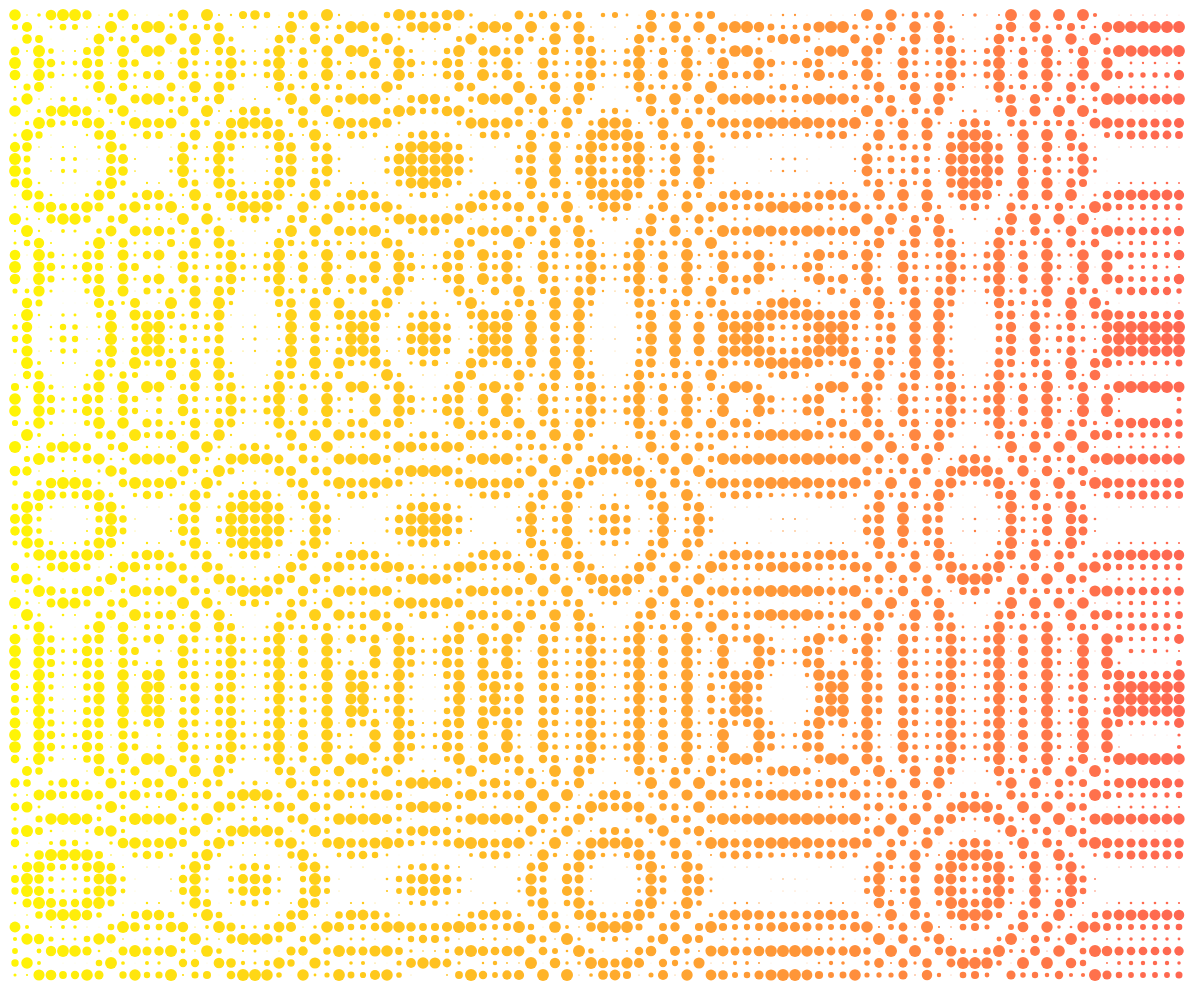
Frame 1 (no input)
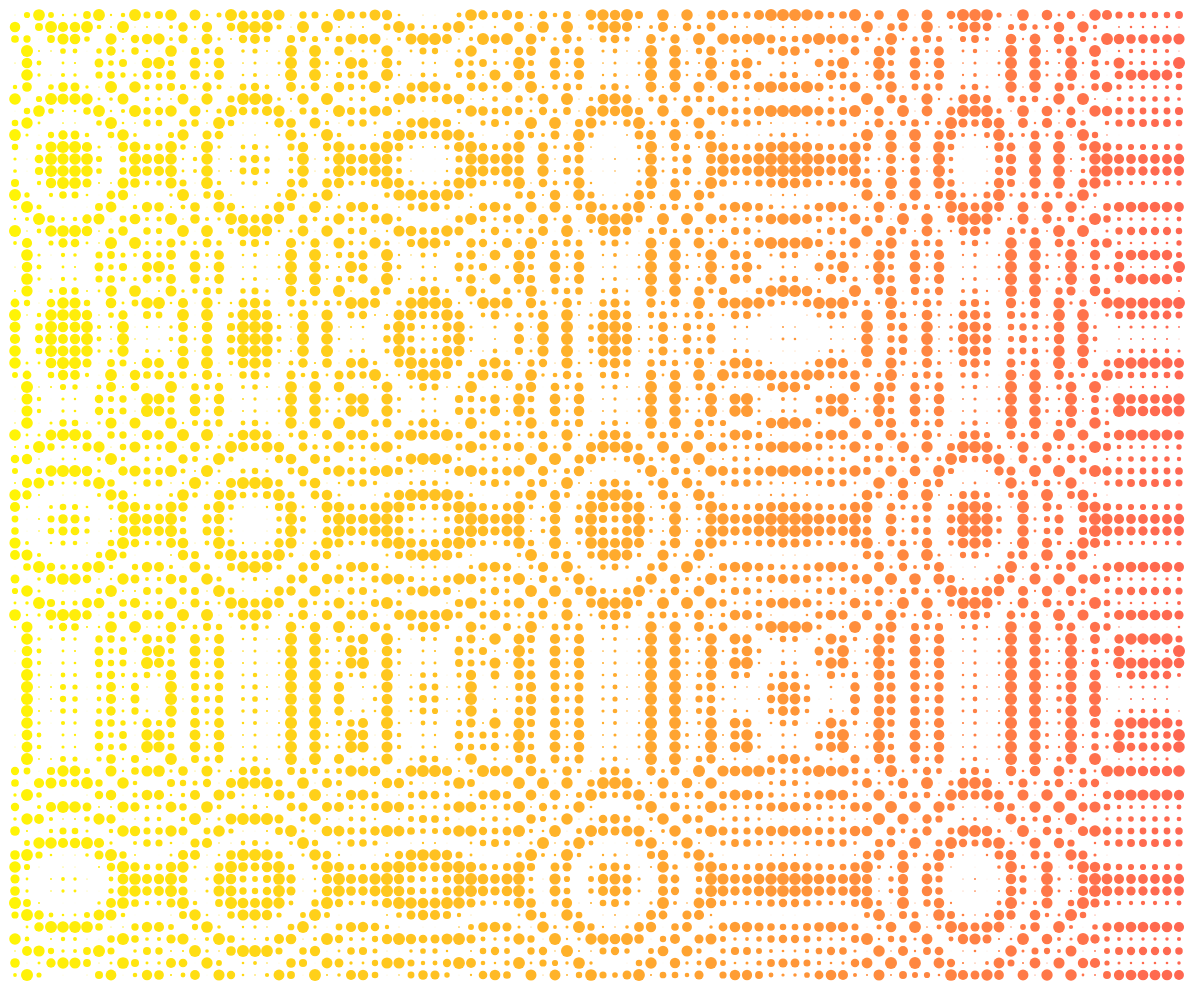
Frame 60 (no input)
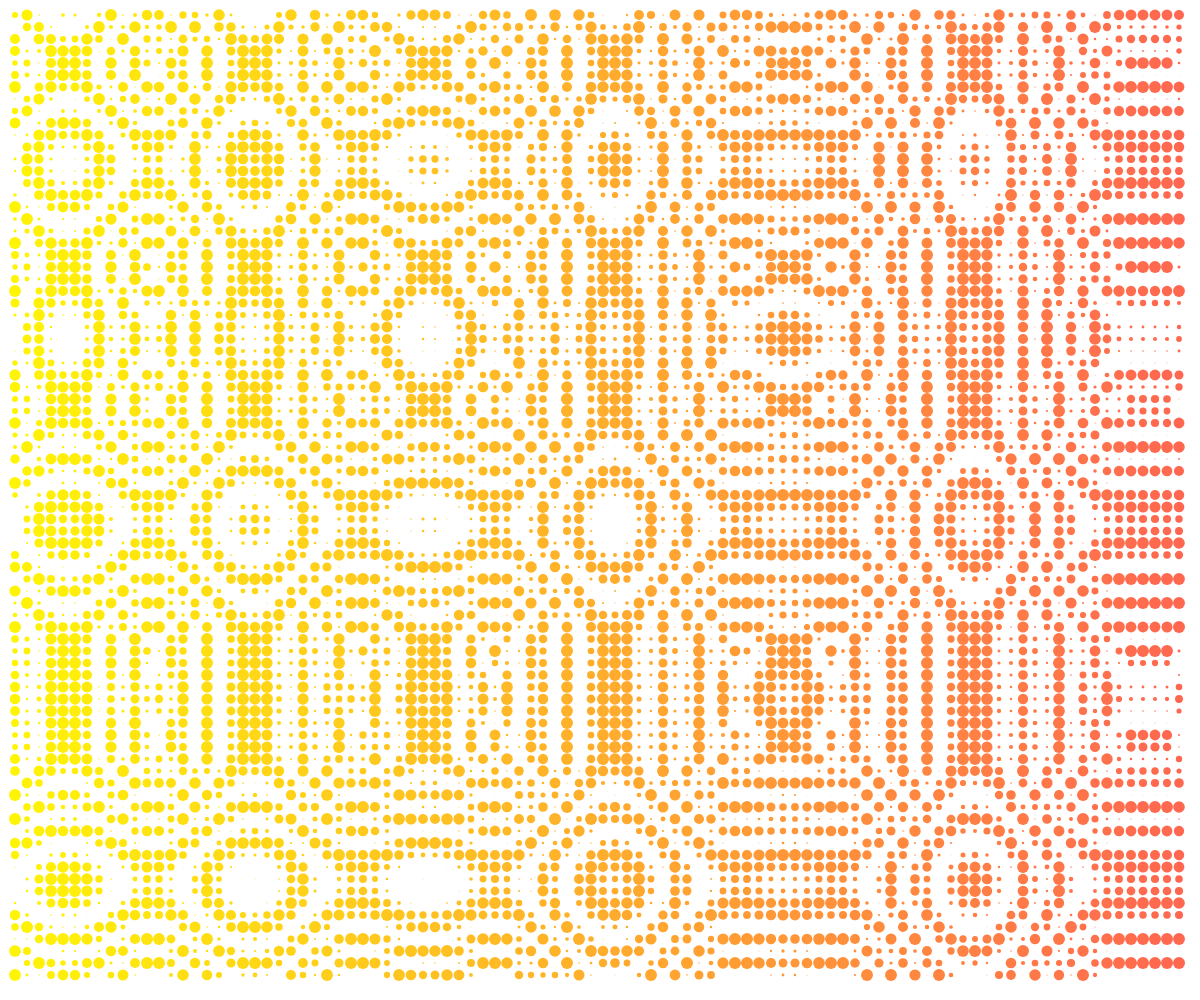
Frame 120 (the mouse pressed at the canvas centre since frame 60)

The p5.js sketch that drew these frames (run headless with seeded random() and noise() and a simulated clock; from frame 60 on, the mouse is pressed at the canvas centre):

// p5.js sketch
// ── sketch.js
var s = 6;
var area = 35;

function setup() {
createCanvas(windowWidth, windowHeight);
fill(0);
  noStroke();
  

}

var gradient = {
  start: {
    r: 255,
    g: 248,
    b: 4
  },
  end: {
    r: 255,
    g: 103,
    b: 81
  },

}

function linear_interpolation(start, end, proportion) {
  // linear betweeen start..end by proportion: 1/2 is halfway
  return (end - start) * proportion + start;
}

function linear_gradient(gradient, proportion) {
  // fixme: use lerpcolor
  var rgb = {};
  rgb['r'] = linear_interpolation(gradient.start.r, gradient.end.r, proportion);
  rgb['g'] = linear_interpolation(gradient.start.g, gradient.end.g, proportion);
  rgb['b'] = linear_interpolation(gradient.start.b, gradient.end.b, proportion);
  return rgb;
}

function draw() {
  background(255);
  
    
  for (var x = area; x < width; x+=s*2) {
    
       // linear gradient across width
    var current_proportion = x / width; // how far
    var ellipse_color = linear_gradient(gradient, current_proportion);
    fill(ellipse_color.r, ellipse_color.g, ellipse_color.b)
    
    for (var y = area; y < height; y+=s*2) {
      var diff = sin(radians(dist(x, y, sin(radians(x))*width, cos(radians(y))*height)-frameCount*10))*s;
      if(dist(x, y, width, height) < area*200){
        ellipse(x-20, y-20, s-diff, s-diff);
        
      }
    }
  }
}
